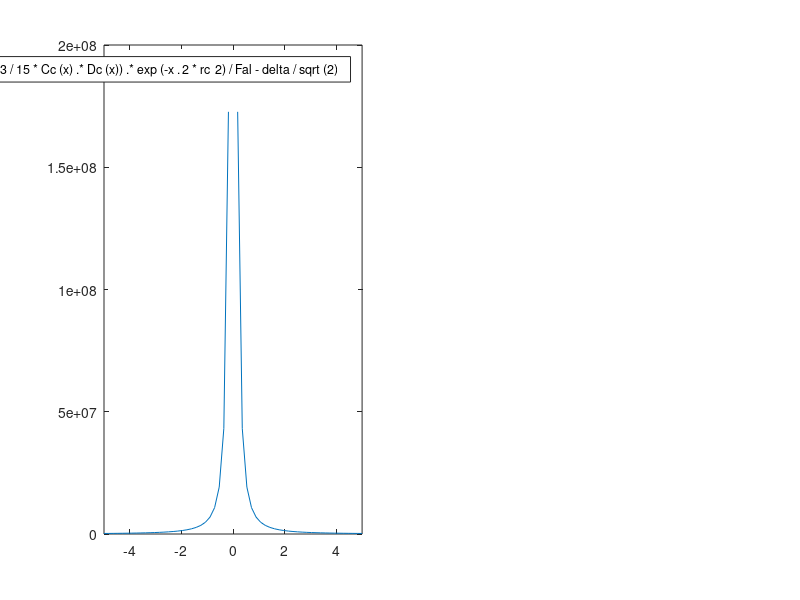

The MATLAB source for this figure: (Note: this script raises an error after producing the figure.)
clc
clear all

mu0 = 4*pi*10^(-7);
rMag = 8e-9;
Ms = 4.5e5;
N = 1000;
volFrac = 0.001;

volMag = 4/3*pi*rMag^3;
magMom = volMag*Ms;
M = N*magMom^2;
Fal = 3*mu0*magMom^2/(2*pi*(2*rMag)^4);
L = (N*volMag/volFrac)^(1/3);
rc = 0.5*L;

fac = 1e-7; %mu0/(4*pi)
c = 8*M*sqrt(2*rc^3/(15*N*L^3));
d = rc^2;
delta = 1e-5;

%% real space error
Cc = @(x) 4*(x*rc).^4 + 6*(x*rc).^2 + 3;
Dc = @(x) 8*(x*rc).^6 + 20*(x*rc).^4 + 30*(x*rc).^2 + 15;
fRealExFun = @(x) fac*M./sqrt(L^3*x.^4*rc^9*N).*sqrt(13/6*Cc(x).^2 + 2/15*Dc(x).^2 - 13/15*Cc(x).*Dc(x)).*exp(-x.^2*rc^2)/Fal - delta/sqrt(2);

%% root for exact function
x = linspace(0,1e8,1e4);
Cc = 4*(x*rc).^4 + 6*(x*rc).^2 + 3;
Dc = 8*(x*rc).^6 + 20*(x*rc).^4 + 30*(x*rc).^2 + 15;
fRealEx = fac*M./sqrt(L^3*x.^4*rc^9*N).*sqrt(13/6*Cc.^2 + 2/15*Dc.^2 - 13/15*Cc.*Dc).*exp(-x.^2*rc^2)/Fal - delta/sqrt(2);

for i = 1:10000
    if fRealEx(i) > 0
        continue;
    else
        idxSmall = i;
        break;
    end
end

idxBig = idxSmall - 1;
y2 = fRealEx(idxSmall);
y1 = fRealEx(idxBig);
x2 = x(idxSmall);
x1 = x(idxBig);
k = (y2-y1)/(x2-x1);
alpha = (0 - y1)/(y2-y1)*(x2-x1) + x1;
disp(alpha*L)

figure(1)
subplot(1,2,1)
fplot(fRealExFun)
hold on
yline(0);
xline(alpha);
grid on
axis([0 1e8 -1e-4 1e-3])
xlabel('\alpha')
ylabel('\Delta F in N')
title('\alpha for given error tolerance and r_c')

%% fourier space error
c1 = 8*pi*M/L^3*sqrt(2*pi/(15*N));
d1 = (pi/(alpha*L))^2;
fRez = @(x) fac*c1*alpha*x.^1.5.*exp(-d1*x.^2)/Fal - delta/sqrt(2);
f1Rez = @(x) fac*c1*alpha*(1.5*sqrt(x).*exp(-d1*x.^2) + x.^1.5.*(-d1*2*x).*exp(-d1*x.^2))/Fal;

% find maximum value for starting value
xLin = linspace(0,30,1e3);
fLin = fac*c1*alpha*xLin.^1.5.*exp(-d1*xLin.^2)/Fal - delta/sqrt(2);

maxVal = max(fLin);
maxIdx = find(fLin == maxVal);
idx = find(fLin < 0.5*maxVal);
idx = idx(idx > maxIdx);
idx = idx(1);
kc = xLin(idx);

err = 1;
i = 1;

while err > 1e-8
    g = @(x) fRez(kc) + f1Rez(kc)*(x-kc);
    %fplot(g)
    kc = kc - fRez(kc)/f1Rez(kc);
    %xline(kc);
    err = abs(fRez(kc));
    i = i + 1;
end

subplot(1,2,2)
fplot(fRez)
hold on
yline(0);
xline(kc);
grid on
axis([0 30 -1e-4 1e-3])
xlabel('k_c')
ylabel('\Delta F in N')
title('k_c for given error tolerance and r_c')

disp(kc)